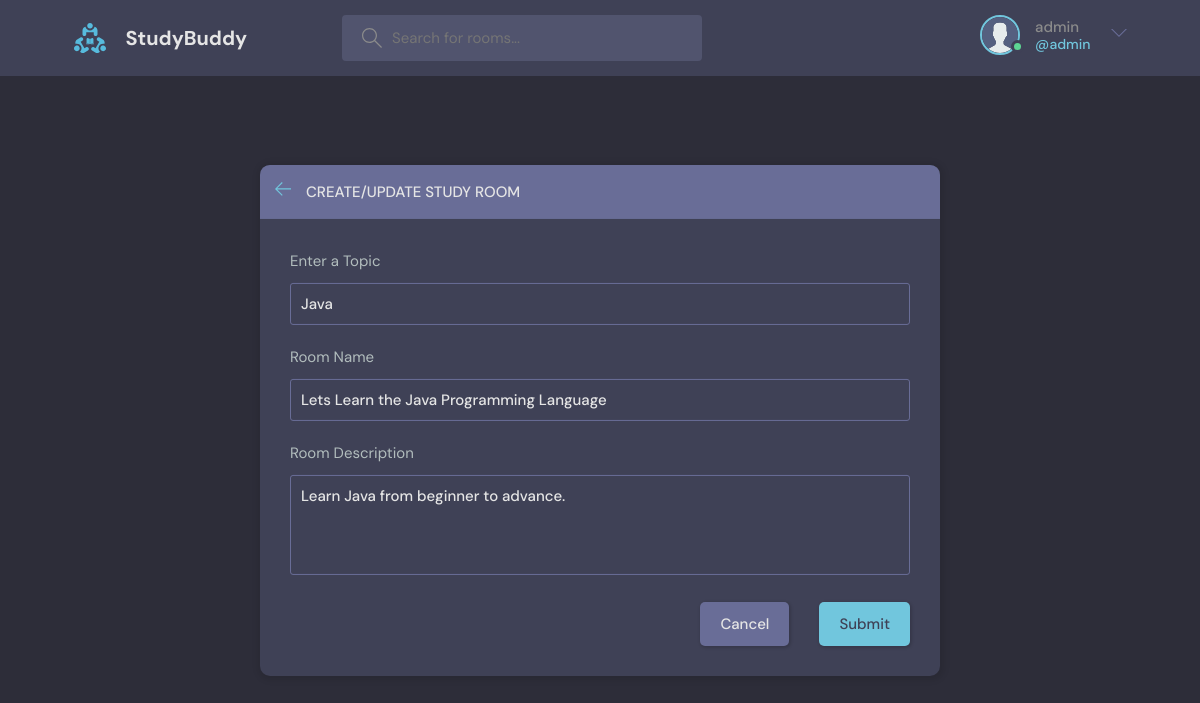
Page /update-room/1 (signed in) on the committed database.
### base/models.py (models this page shows, shortened)
class User(AbstractUser):
  name = models.CharField(max_length=200, null=True)
  email = models.EmailField(unique=True, null=True)
  bio = models.TextField(null=True)
  avatar = models.ImageField(null=True, default='avatar.svg')
  REQUIRED_FIELDS = []

class Room(models.Model):
  host = models.ForeignKey(User, on_delete=models.SET_NULL, null=True)
  topic = models.ForeignKey(Topic, on_delete=models.SET_NULL, null=True)
  name = models.CharField(max_length=200)
  description = models.TextField(null=True, blank=True)
  participants = models.ManyToManyField(User, related_name='participants', blank=True)
  updated = models.DateTimeField(auto_now=True)  # take a timestamp every single time
  created = models.DateTimeField(auto_now_add=True) # take timestamp once
  class Meta:
    ordering = ['-updated', '-created']

class Topic(models.Model):
  name = models.CharField(max_length=200)
  def __str__(self):
    return self.name

### base/views.py (the view, shortened to what this page needs)
# urls.py: path('update-room/<str:pk>', views.updateRoom, name='update-room'),
@login_required(login_url='login')
def updateRoom(request, pk):
  room = Room.objects.get(id=pk)
  form = RoomForm(instance=room)
  topics = Topic.objects.all()
  if request.user != room.host:
    return HttpResponse('You are not allowed here!')
  context = { 'form': form, 'topics': topics, 'room': room }
  return render(request, 'room_form.html', context)

### base/forms.py
class RoomForm(ModelForm):
  class Meta:
    model = Room
    fields = '__all__'
    exclude = ['host', 'participants']

### base/templates/room_form.html (shortened to what this page needs)
{% extends 'main.html' %}
{% block content %}
<main class="create-room layout">
  <div class="container">
    <div class="layout__box">
      <div class="layout__boxHeader">
        <div class="layout__boxTitle">
          <a href="{{ request.META.HTTP_REFERER }}">
            <svg version="1.1" xmlns="http://www.w3.org/2000/svg" width="32" height="32" viewBox="0 0 32 32">
              <title>arrow-left</title>
              <path
                d="M13.723 2.286l-13.723 13.714 13.719 13.714 1.616-1.611-10.96-10.96h27.625v-2.286h-27.625l10.965-10.965-1.616-1.607z">
              </path>
            </svg>
          </a>
          <h3>Create/Update Study Room</h3>
        </div>
      </div>
      <div class="layout__body">
        <form class="form" action="" method="POST">
          <div class="form__group">
            <label for="room_topic">Enter a Topic</label>
            <input required type="text" value="{{ room.topic }}" name="topic" list="topic-list"/>
          </div>
          <div class="form__group">
            <label for="room_name">Room Name</label>
            {{ form.name }}
          </div>
          <div class="form__group">
            <label for="room_description">Room Description</label>
            {{ form.description }}
          </div>
          <div class="form__action">
            <a class="btn btn--dark" href="{{ request.META.HTTP_REFERER }}">Cancel</a>
            <button class="btn btn--main" type="submit">Submit</button>
          </div>
        </form>
      </div>
    </div>
  </div>
</main>
{% endblock content %}

### base/templates/navbar.html (shortened to what this page needs)
{% load static %}
<header class="header header--loggedIn">
  <div class="container">
    <a href="{% url 'home' %}" class="header__logo">
      <img src="{% static 'images/logo.svg' %}" />
      <h1>StudyBuddy</h1>
    </a>
    <form method="GET" action="{% url 'home' %}" class="header__search">
      <label>
        <input type="text" name="q" placeholder="Search for rooms..." />
      </label>
    </form>
    <nav class="header__menu">
      {% if not request.user.is_authenticated %}
      <a href="{% url 'login' %}">
        <img src="{% static 'images/avatar.svg' %}" />
        <p>Login</p>
      </a>
      {% else %}
      <div class="header__user">
        <a href="{% url 'profile' request.user.id %}">
          <div class="avatar avatar--medium active">
            <img src="{{ request.user.avatar.url }}" />
          </div>
          <p>{{ request.user }}<span>@{{ request.user }}</span></p>
        </a>
        <button class="dropdown-button">
          <svg version="1.1" xmlns="http://www.w3.org/2000/svg" width="32" height="32" viewBox="0 0 32 32">
            <title>chevron-down</title>
            <path d="M16 21l-13-13h-3l16 16 16-16h-3l-13 13z"></path>
          </svg>
        </button>
      </div>
      {% endif %}
    </nav>
  </div>
</header>

### rows in the picture
User: user.avatar (placeholder picture), user "admin"
Room: topic "Java", name "Lets Learn the Java Programming Language", description "Learn Java from beginner to advance."
